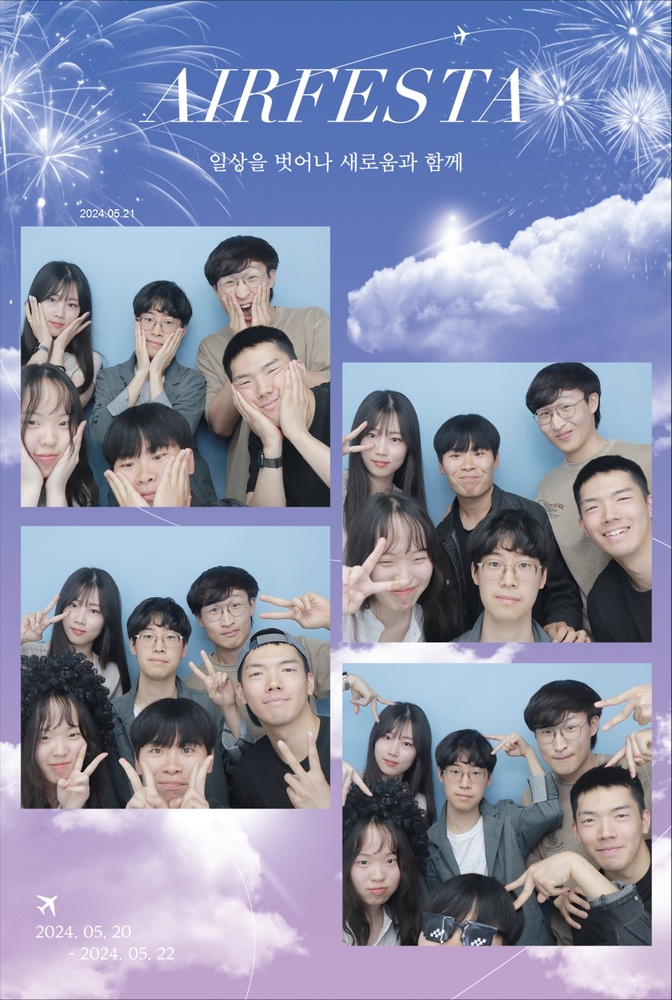
#> input picture emotion/photo1.jpg, 672 x 1000 px, shrunk from 1240 x 1844 before the run
$ python -i splitter.py   (imports and definitions only)
#> lines starting #> are read from the running program, lines starting #| are printed output that depends on the picture; after the words box and inside, x2 and y2 are one past the last pixel; in counts of white or black regions, pixels touching at a corner belong together
# 컷분할을 위한 파일입니다.
import cv2
import numpy as np
from PIL import Image, ImageOps

def _load_oriented(path):
    img = Image.open(path)
    img = ImageOps.exif_transpose(img)
    return cv2.cvtColor(np.array(img), cv2.COLOR_RGB2BGR)

def _estimate_border_color_lab(bgr, border_frac=0.03):
    H, W = bgr.shape[:2]
    t = max(1, int(min(H, W) * border_frac))
    mask = np.zeros((H, W), np.uint8)
    mask[:t,:] = 1; mask[-t:,:] = 1; mask[:, :t] = 1; mask[:, -t:] = 1
    lab = cv2.cvtColor(bgr, cv2.COLOR_BGR2LAB)
    border = lab[mask == 1].reshape(-1, 3).astype(np.float32)
    mean_lab = border.mean(axis=0)
    return mean_lab, lab

def _delta_e_lab(lab_img, ref_lab):
    diff = lab_img.astype(np.float32) - ref_lab.reshape(1,1,3)
    dist = np.sqrt((diff**2).sum(axis=2))
    return dist

def _binarize_by_delta(dist, method="otsu", quantile=0.35):
    norm = cv2.normalize(dist, None, 0, 255, cv2.NORM_MINMAX).astype(np.uint8)
    if method == "otsu":
        thr, _ = cv2.threshold(norm, 0, 255, cv2.THRESH_BINARY + cv2.THRESH_OTSU)
        mask = (norm >= thr).astype(np.uint8) * 255
    else:
        q = np.quantile(norm, quantile)
        mask = (norm >= q).astype(np.uint8) * 255
    return mask

def _postprocess_mask(mask, k_close=11, k_open=5):
    kc = cv2.getStructuringElement(cv2.MORPH_RECT, (k_close, k_close))
    ko = cv2.getStructuringElement(cv2.MORPH_RECT, (k_open, k_open))
    m = cv2.morphologyEx(mask, cv2.MORPH_CLOSE, kc, iterations=1)
    m = cv2.morphologyEx(m, cv2.MORPH_OPEN, ko, iterations=1)
    return m

def _find_panels_from_mask(mask, min_area_ratio=0.06, topk=4):
    H, W = mask.shape[:2]
    num_labels, labels, stats, _ = cv2.connectedComponentsWithStats(mask)
    boxes = []
    for i in range(1, num_labels):
        x, y, w, h, area = stats[i]
        if area >= min_area_ratio * H * W:
            pad = int(0.01 * max(H, W))
            x0 = max(0, x - pad); y0 = max(0, y - pad)
            x1 = min(W, x + w + pad); y1 = min(H, y + h + pad)
            boxes.append((y0, y1, x0, x1, area))
    boxes = sorted(boxes, key=lambda b: b[4], reverse=True)[:topk]
    return [(y0, y1, x0, x1) for (y0, y1, x0, x1, _) in boxes]

def _sort_boxes_grid(boxes):
    centers = [((y0+y1)/2, (x0+x1)/2) for (y0,y1,x0,x1) in boxes]
    ys = sorted([c[0] for c in centers])
    split_y = (ys[1] + ys[2]) / 2
    top = sorted([(b,c) for b,c in zip(boxes, centers) if c[0] <= split_y], key=lambda bc: bc[1][1])
    bot = sorted([(b,c) for b,c in zip(boxes, centers) if c[0] >  split_y], key=lambda bc: bc[1][1])
    return [top[0][0], top[1][0], bot[0][0], bot[1][0]]

def _sort_boxes_vertical(boxes):
    return sorted(boxes, key=lambda b: (b[0]+b[1])/2)

def _sort_boxes_horizontal(boxes):
    return sorted(boxes, key=lambda b: (b[2]+b[3])/2)

def _uniform_boxes(H, W, rows, cols):
    ys = [int(i*H/rows) for i in range(rows+1)]
    xs = [int(j*W/cols) for j in range(cols+1)]
    return [(ys[r], ys[r+1], xs[c], xs[c+1]) for r in range(rows) for c in range(cols)]

def split_photobooth_strip(path, force_layout=None):
#> called with path = '../emotion/photo1.jpg'
    img = _load_oriented(path)
#> in _load_oriented, img is the input picture: PIL image 672x1000 RGB; mean R, G, B 138.4, 142.9, 168.7
    H, W = img.shape[:2]
#> H = 1000; W = 672

    bg_lab, lab = _estimate_border_color_lab(img, border_frac=0.03)
#> in _estimate_border_color_lab, `lab = cv2.cvtColor(bgr, cv2.COLOR_BGR2LAB)`: lab: shape (1000, 672, 3); mean of channels 0, 1, 2 151, 132.9, 114.2
#> in _estimate_border_color_lab, `mean_lab = border.mean(axis=0)`: mean_lab = [167.8, 138.6, 104.3]
#> bg_lab = [167.8, 138.6, 104.3]
    dist = _delta_e_lab(lab, bg_lab)
#> in _delta_e_lab, `diff = lab_img.astype(np.float32) - ref_lab.reshape(1,1,3)`: diff: shape (1000, 672, 3) float32; mean of channels 0, 1, 2 -16.9, -5.6, 9.9
#> in _delta_e_lab, `dist = np.sqrt((diff**2).sum(axis=2))`:
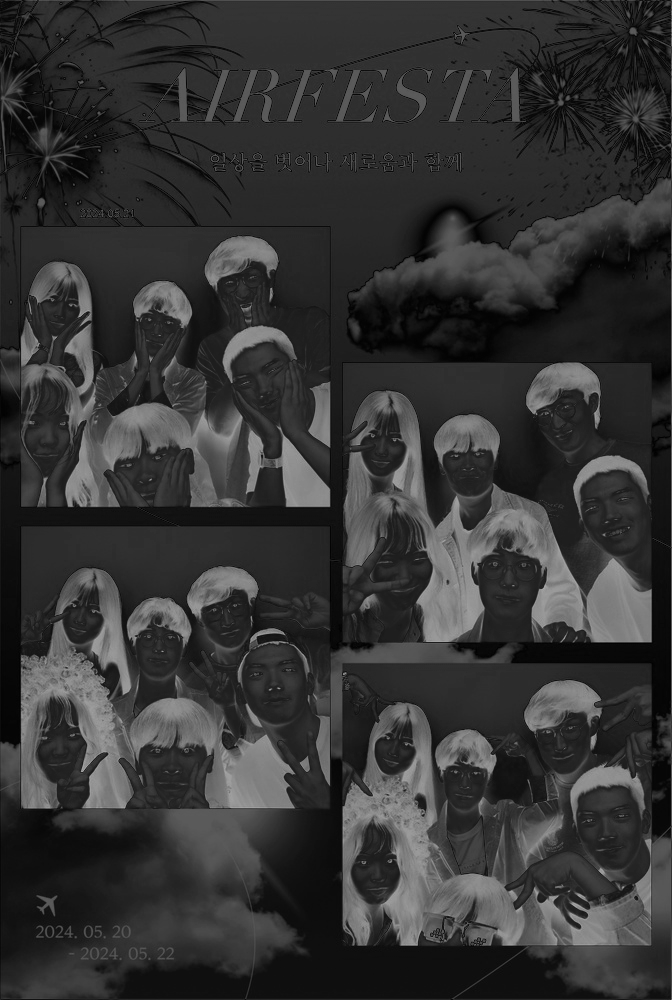
#> dist: shape (1000, 672) float32; min 0.702, max 167.9, mean 52.5
    mask = _binarize_by_delta(dist, method="otsu")
#> in _binarize_by_delta, `norm = cv2.normalize(dist, None, 0, 255, cv2.NORM_MINMAX).astype(np.ui..`:
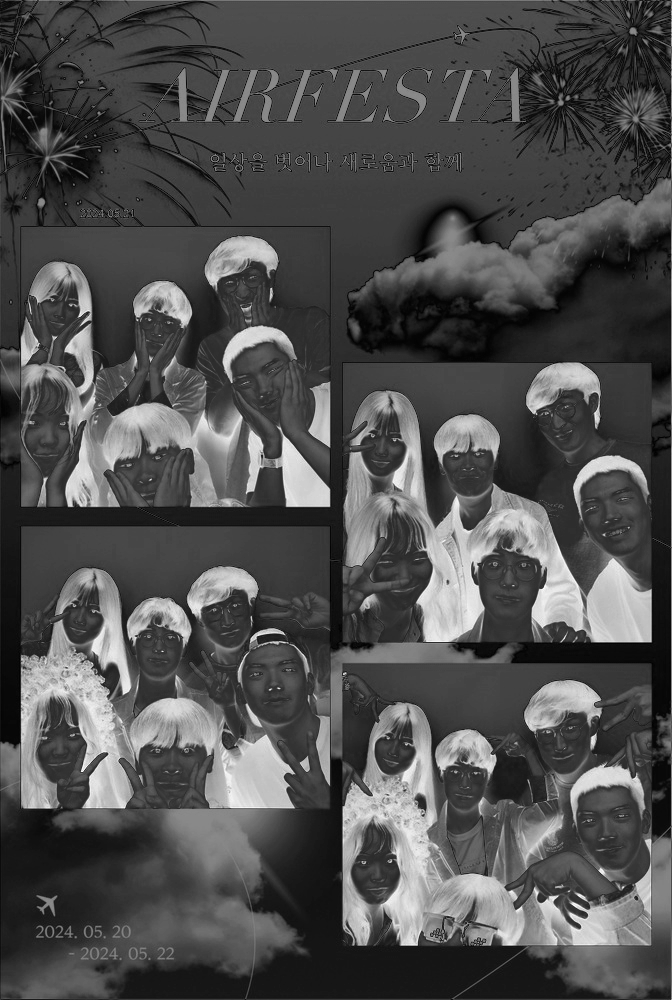
#> norm: shape (1000, 672); min 0, max 255, mean 78.5
#> in _binarize_by_delta, `thr, _ = cv2.threshold(norm, 0, 255, cv2.THRESH_BINARY + cv2.THRESH_OT..`: thr = 112
#> in _binarize_by_delta, `mask = (norm >= thr).astype(np.uint8) * 255`:
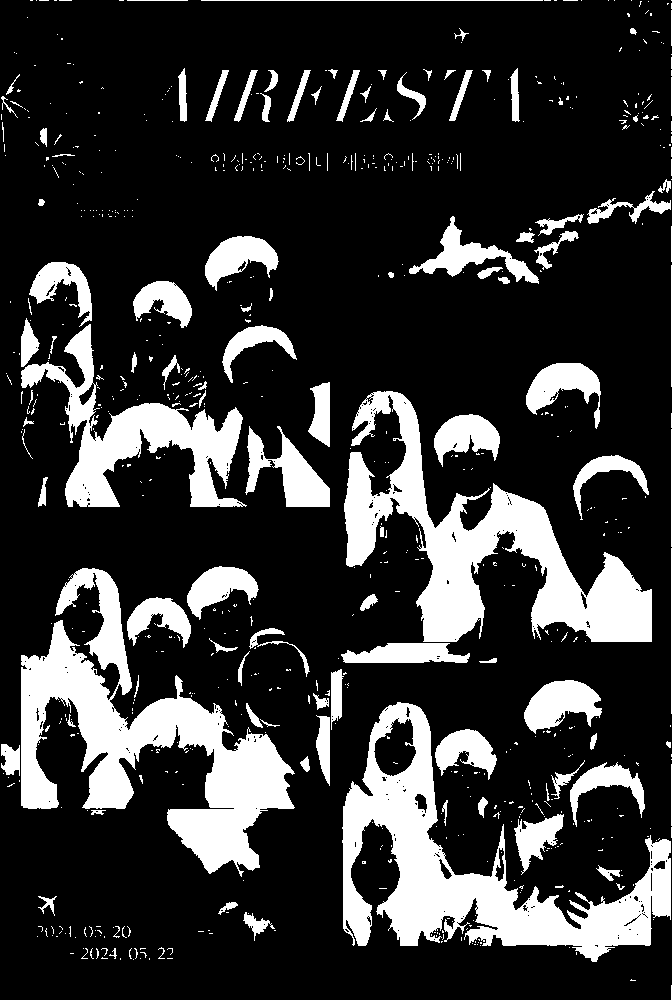
#> mask: shape (1000, 672); 20.5% white; 732 white regions (621 under 20 px), largest, box (x1, y1, x2, y2) and area: (21, 568, 295, 877) 27952, (342, 702, 671, 962) 26278, (344, 391, 652, 642) 24702
    mask = _postprocess_mask(mask, k_close=11, k_open=5)
#> in _postprocess_mask, `m = cv2.morphologyEx(mask, cv2.MORPH_CLOSE, kc, iterations=1)`: m: shape (1000, 672); 25% white; 167 white regions (109 under 20 px), largest, box (x1, y1, x2, y2) and area: (0, 391, 652, 881) 69466, (342, 702, 672, 962) 38519, (7, 262, 330, 507) 22825
#> in _postprocess_mask, `m = cv2.morphologyEx(m, cv2.MORPH_OPEN, ko, iterations=1)`:
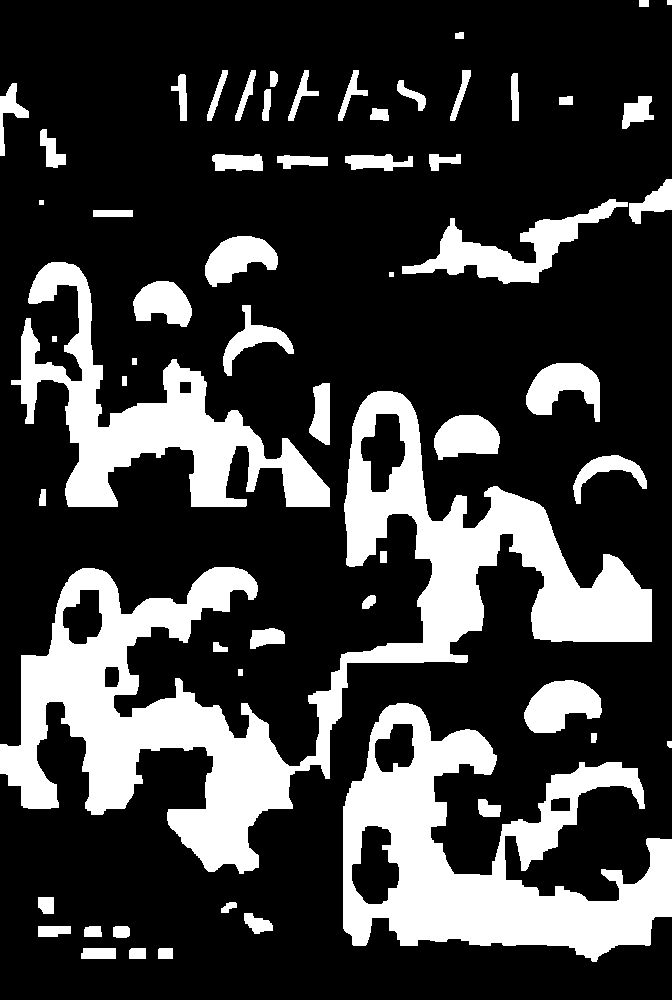
#> m: shape (1000, 672); 24.3% white; 59 white regions, largest, box (x1, y1, x2, y2) and area: (0, 391, 652, 874) 68862, (343, 703, 672, 962) 38055, (11, 262, 330, 507) 22426

    boxes = _find_panels_from_mask(mask, min_area_ratio=0.06, topk=4)
#> in _find_panels_from_mask, `num_labels, labels, stats, _ = cv2.connectedComponentsWithStats(mask)`:
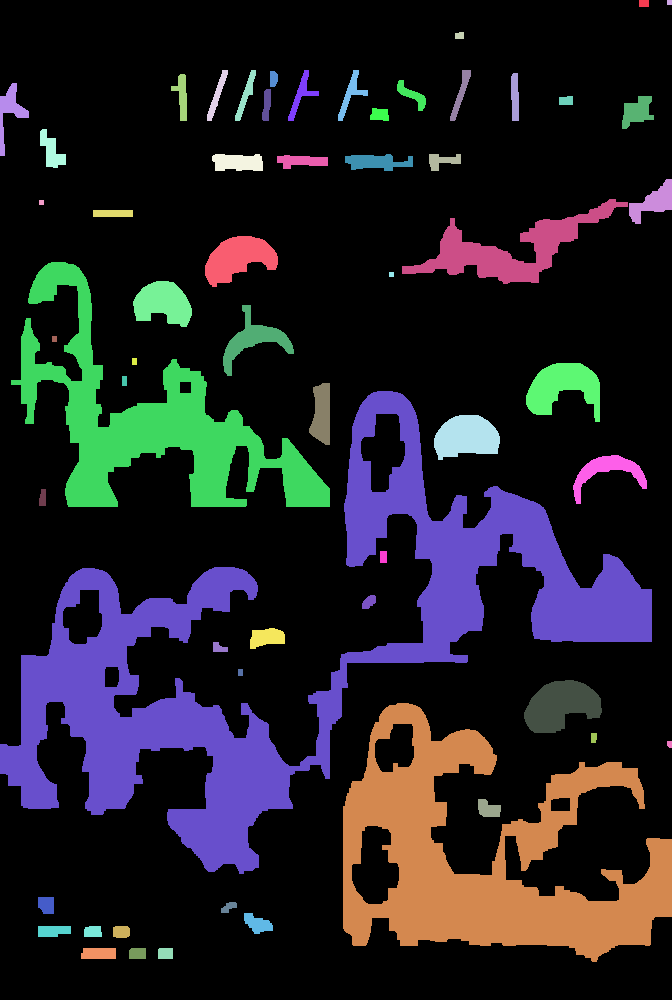
#> labels: shape (1000, 672) int32; 60 distinct labels, from 0 to 59; one colour per label, 0 black
#> in _find_panels_from_mask, `num_labels, labels, stats, _ = cv2.connectedComponentsWithStats(mask)`: num_labels = 60; stats = 60 rows, first 6: [0, 0, 672, 1000, 508939], [639, 0, 10, 7, 70], [667, 0, 5, 5, 25], [455, 32, 9, 7, 59], [207, 70, 21, 51, 327], [235, 70, 21, 51, 342]
#> the loop in _find_panels_from_mask, `for i in range(1, num_labels):` made 59 passes
#> (x, y, w, h, area, x0, y0, x1) on pass 37: (0, 391, 652, 483, 68862, 0, 381, 662)
#> after the loop in _find_panels_from_mask, `for i in range(1, num_labels):`: boxes = [(381, 884, 0, 662, 68862)]
#> boxes = [(381, 884, 0, 662)]

    if len(boxes) == 4:
        ar = H / max(1, W)
        layout = force_layout or ('1x4' if ar > 1.5 else '4x1' if ar < 0.7 else '2x2')
        if layout == '1x4':
            boxes = _sort_boxes_vertical(boxes)
        elif layout == '4x1':
            boxes = _sort_boxes_horizontal(boxes)
        else:
            boxes = _sort_boxes_grid(boxes)
    else:
        ar = H / max(1, W)
#> ar = 1.49
        layout = force_layout or ('1x4' if ar > 1.5 else '4x1' if ar < 0.7 else '2x2')
#> layout = '2x2'
        if layout == '1x4':
            boxes = _uniform_boxes(H, W, 4, 1)
        elif layout == '4x1':
            boxes = _uniform_boxes(H, W, 1, 4)
        else:
            boxes = _uniform_boxes(H, W, 2, 2)

    crops = []
    for (y0,y1,x0,x1) in boxes:
        y0 = max(0, min(H, y0)); y1 = max(0, min(H, y1))
        x0 = max(0, min(W, x0)); x1 = max(0, min(W, x1))
        crop = img[y0:y1, x0:x1].copy()
        crops.append((crop, (y0,y1,x0,x1)))
#> this loop made 4 passes
#> pass 1, in split_photobooth_strip, `crop = img[y0:y1, x0:x1].copy()`:
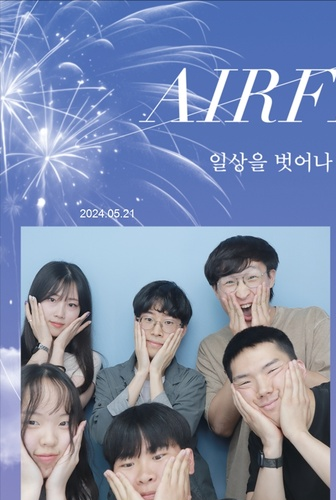
#> crop: shape (500, 336, 3); mean B, G, R 169.2, 137.1, 124
#> pass 3, in split_photobooth_strip, `crop = img[y0:y1, x0:x1].copy()`:
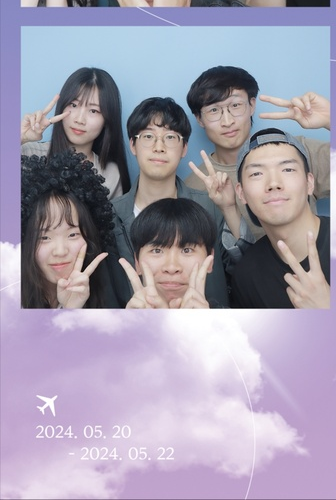
#> crop: shape (500, 336, 3); mean B, G, R 174.1, 155.9, 162.4
#> after the loop, crops = 4 items
    return crops

>>> result = split_photobooth_strip('../emotion/photo1.jpg')
#> result = 4 items
